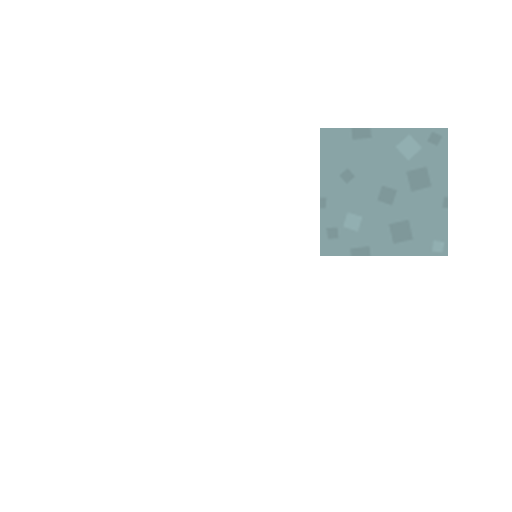
#> input picture assets/stone_block1.png, 512 x 512 px
$ python utils.py
#> lines starting #> are read from the running program, lines starting #| are printed output that depends on the picture
from PIL import Image

up = Image.open('stone_block1.png')
#> up is the input picture: PIL image 512x512 RGBA; mean R, G, B, A 8.5, 10.2, 10.3, 15.9
east = Image.open('stone_block2.png')
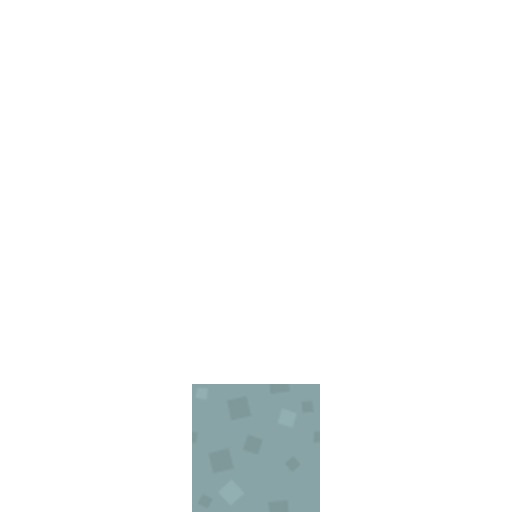
#> input picture assets/stone_block2.png, 512 x 512 px
#> east is the input picture: PIL image 512x512 RGBA; mean R, G, B, A 8.5, 10.2, 10.3, 15.9
north = Image.open('stone_block3.png')
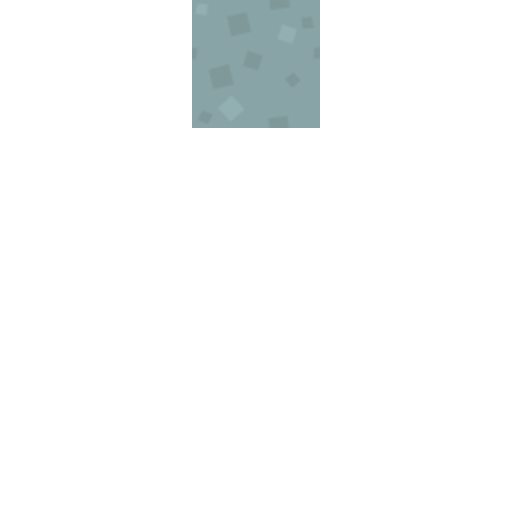
#> input picture assets/stone_block3.png, 512 x 512 px
#> north is the input picture: PIL image 512x512 RGBA; mean R, G, B, A 8.5, 10.2, 10.3, 15.9
west = Image.open('stone_block4.png')
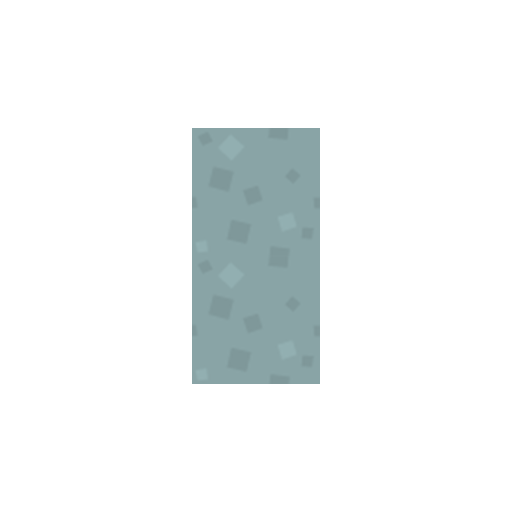
#> input picture assets/stone_block4.png, 512 x 512 px
#> west is the input picture: PIL image 512x512 RGBA; mean R, G, B, A 17, 20.4, 20.6, 31.9
south = Image.open('stone_block5.png')
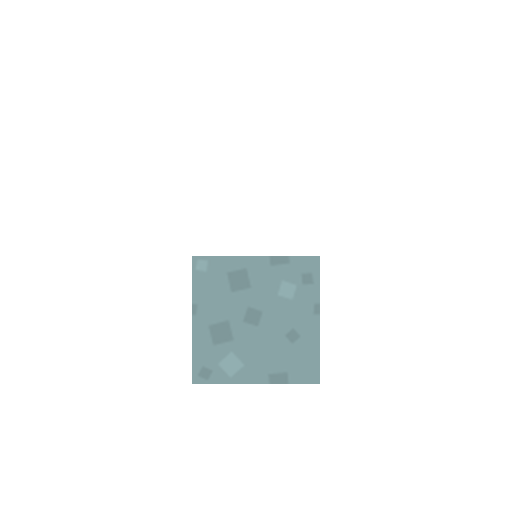
#> input picture assets/stone_block5.png, 512 x 512 px
#> south is the input picture: PIL image 512x512 RGBA; mean R, G, B, A 8.5, 10.2, 10.3, 15.9
down = Image.open('stone_block6.png')
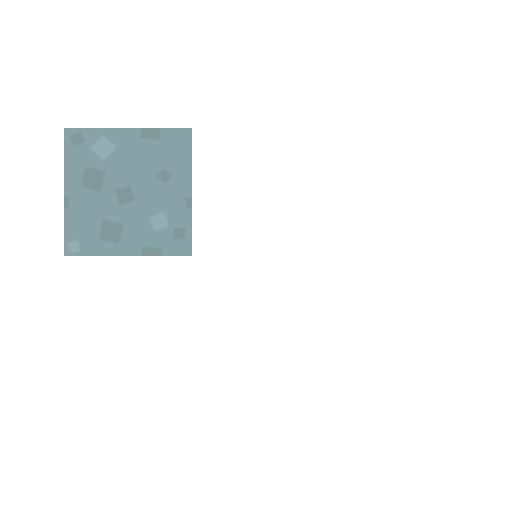
#> input picture assets/stone_block6.png, 512 x 512 px
#> down is the input picture: PIL image 512x512 RGBA; mean R, G, B, A 8.5, 10.2, 10.3, 15.9


def generate():
    for a in range(2):
        for b in range(2):
            for c in range(2):
                for d in range(2):
                    for e in range(2):
                        for f in range(2):
                            image = Image.new("RGBA", up.size)
                            image.paste(up, (0, 0), up) if a == 1 else 0
                            image.paste(east, (0, 0), east) if b == 1 else 0
                            image.paste(north, (0, 0), north) if c == 1 else 0
                            image.paste(west, (0, 0), west) if d == 1 else 0
                            image.paste(south, (0, 0), south) if e == 1 else 0
                            image.paste(down, (0, 0), down) if f == 1 else 0
                            image.save(f"stone_block/{a}{b}{c}{d}{e}{f}.png")
#> this loop made 2 passes
#> pass 1, in generate, `image.save(f"stone_block/{a}{b}{c}{d}{e}{f}.png")`:
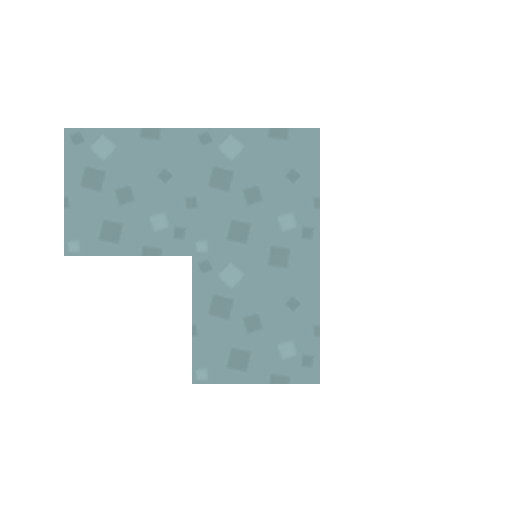
#> saved as 000101.png: PIL image 512x512 RGBA; mean R, G, B, A 25.5, 30.6, 30.9, 47.8; transparent parts drawn white
#> after the loop:
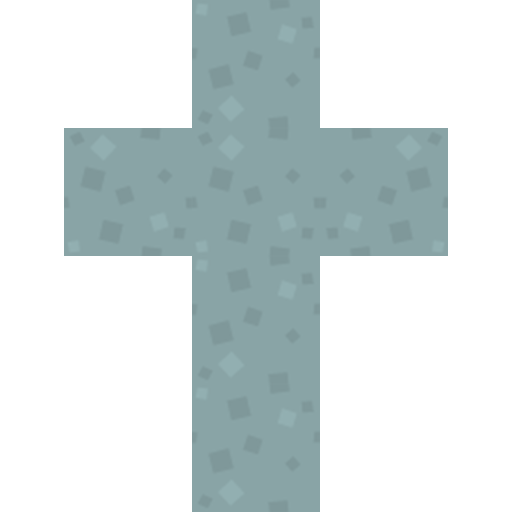
#> image: PIL image 512x512 RGBA; mean R, G, B, A 51.1, 61.1, 61.9, 95.6; transparent parts drawn white


generate()
